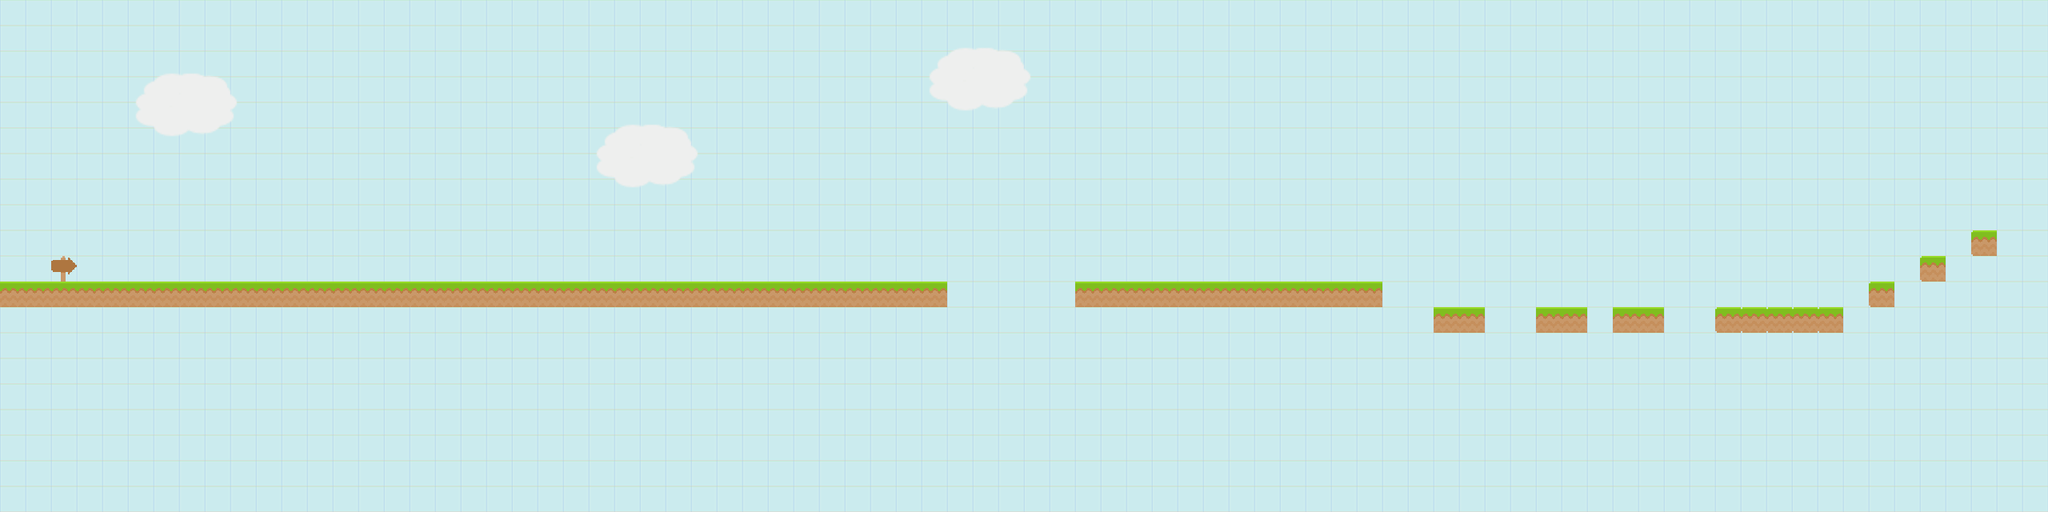

This is a level from a 2D game, rendered from its Tiled map with the project's own tilesets. A one-line summary and the map file follow, with tile-layer data summarised:
An orthogonal 80x20 tile map with 32x32 px tiles, 3 tile layers (bg, cloud, platform), 2 tilesets and 9 objects.

<map version="1.10" tiledversion="1.11.0" orientation="orthogonal" renderorder="right-down" width="80" height="20" tilewidth="32" tileheight="32" infinite="0" nextlayerid="9" nextobjectid="29">
 <tileset firstgid="1" name="bg" tilewidth="32" tileheight="32" tilecount="80" columns="8">
  <image source="backgroun_tileset_32px.png" width="256" height="330" />
 </tileset>
 <tileset firstgid="81" name="item" tilewidth="32" tileheight="32" tilecount="900" columns="30">
  <image source="tilemap2_32px.png" width="960" height="960" />
 </tileset>
 <layer id="8" name="bg" width="80" height="20">
  <data>[1600 cells, 1600 non-empty, 1 distinct tile ids]</data>
 </layer>
 <layer id="6" name="cloud" width="80" height="20">
  <data>[1600 cells, 57 non-empty, 19 distinct tile ids]</data>
 </layer>
 <layer id="3" name="platform" width="80" height="20">
  <data>[1600 cells, 64 non-empty, 3 distinct tile ids]</data>
 </layer>
 <objectgroup id="5" name="collision">
  <object id="4" x="0.852588" y="352.971" width="1182.47" height="28.1354" />
  <object id="5" x="1344.32" y="351.85" width="382.018" height="32.7009" />
  <object id="8" x="1792.85" y="382.779" width="62.7727" height="31.368" />
  <object id="9" x="1920.69" y="383.526" width="62.0072" height="30.6208" />
  <object id="10" x="2017.15" y="384.292" width="62.0072" height="29.8783" />
  <object id="11" x="2146.15" y="383.3" width="158.974" height="32.102" />
  <object id="12" x="2335.61" y="351.649" width="31.3738" height="32.0656" />
  <object id="13" x="2400.04" y="320.396" width="31.3738" height="32.0656" />
  <object id="14" x="2464.61" y="288.005" width="31.3738" height="32.0656" />
 </objectgroup>
</map>